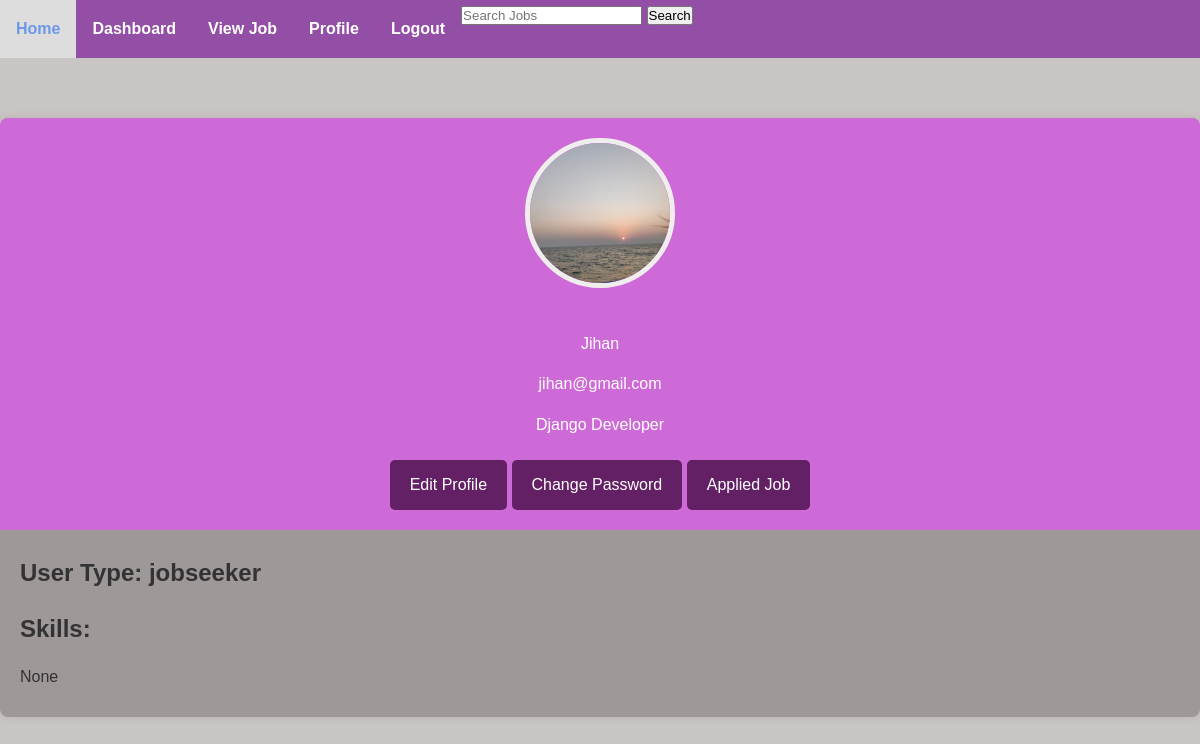
The app's page /ProfilePage/ (signed in) with its own data.
### myApp/models.py (models this page shows, shortened)
class Custom_User(AbstractUser):
    USER=[
        ('recruiter','Recruiter'),('jobseeker','JobSeeker')
    ]
    display_name=models.CharField(max_length=100)
    email=models.EmailField(unique=True)
    password=models.CharField(max_length=100)
    confirm_password=models.CharField(max_length=100)
    user_type=models.CharField(choices=USER,max_length=120)
    profile_pic=models.ImageField(upload_to="media/profile_pic",null=True)
    about= models.TextField(max_length=10000,null=True)

class JobSeekerProfile(models.Model):
    user = models.OneToOneField(Custom_User,on_delete=models.CASCADE,null=True, related_name='jobseekerprofile')
    skills=models.CharField(max_length=100,null=True)

### SaimaYesminEva_001040_JobPortal/views.py (the view)
# urls.py: path('ProfilePage/',ProfilePage,name='ProfilePage'),
@login_required
def ProfilePage(request):
    user=request.user
    context = {
        'user': user
    }
    return render(request, 'profile.html', context)

### Template/profile.html (shortened to what this page needs)
{% extends "dashboard.html" %}
{% block content %}
{% load static %}
<!DOCTYPE html>
<html lang="en">
<head>
</head>
<body>
    <div class="profile-container">
        <div class="profile-header">
            {% if user.profile_pic %}
                <img class="profile-picture" src="/{{ user.profile_pic}}" alt="Profile Picture">
            {% else %}
            <img class="profile-picture" src="{% static '/static/img/default.png' %}" alt="Default Profile Picture">
            {% endif %}
            <p>{{ request.user.display_name }}</p>
            <p>{{ request.user.email }}</p>
            <p>{{ request.user.about }}</p>
            <a href="{% url 'EditProfilePage' %}" class="edit-profile-button">Edit Profile</a>
            <a href="{% url 'changePasswordPage' %}" class="edit-profile-button">Change Password</a>
            {% if user.user_type == 'recruiter' %}
                <a href="{% url 'Post_or_Applied_Job_Page' %}" class="edit-profile-button">Created Job</a>
            {% elif user.user_type == 'jobseeker' %}
                <a href="{% url 'Applied_Job_By_Applicants_Page' %}" class="edit-profile-button">Applied Job</a>
            {% endif %}
        </div>
        <div class="profile-info">
            <h2>User Type: {{ request.user.user_type }}</h2>
            {% if request.user.jobseekerprofile %}
                <h2>Skills:</h2>
                <ul class="skills-list">
                    <li>{{ request.user.jobseekerprofile.skills }}</li>
                </ul>
            {% endif %}
        </div>
    </div>
</body>
</html>
{% endblock content %}

### Template/dashboard.html (style rules this page uses)
body { font-family: Arial, sans-serif; margin: 0; padding: 0; }
* { margin: 0; padding: 0; box-sizing: border-box; }
body { font-family: Arial, sans-serif; background-color: #f4f4f4; line-height: 1.9; color: #333; }

### Template/profile.html (style rules this page uses)
body { font-family: Arial, sans-serif; background-color: #cac5c5; margin: 0; padding: 0; }
.profile-container { max-width: 1200px; margin: 60px auto; background-color: #9e9898; border-radius: 8px; box-shadow: 0 0 10px rgba(0, 0, 0, 0.1); overflow: hidden; }
.profile-header { text-align: center; padding: 20px; background-color: hsl(295, 58%, 63%); color: #fff; }
.profile-picture { border-radius: 200%; width: 150px; height: 150px; object-fit: cover; margin-bottom: 20px; border: 5px solid #f0eded; }
h1, p { margin: 10px 0; }
.edit-profile-button { display: inline-block; padding: 10px 20px; background-color: hsl(299, 52%, 26%); color: #fff; text-decoration: none; border-radius: 5px; margin-top: 10px; }
.profile-info { padding: 20px; }
.profile-info h2 { margin-bottom: 10px; }
.skills-list { list-style-type: none; padding: 0; margin: 0; }
.skills-list li { margin-bottom: 5px; }

### records on screen
Custom_User: profile_pic (picture), user.display_name "Jihan", user.email "jihan@gmail.com", user.about "Django Developer", user.user_type "jobseeker", user.jobseekerprofile.skills "None"
